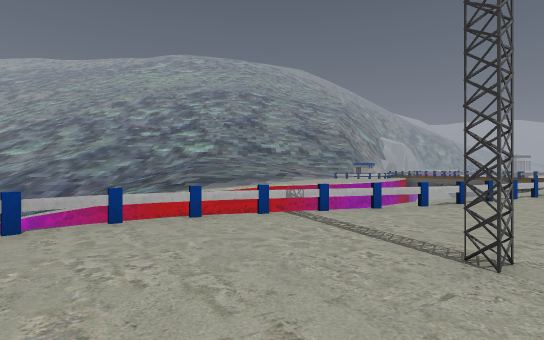
View 1 (above)

24 first-person views from a walk through a Godot game level. The camera is 1.5 m above the floor, looks level and sees 80° across. The floor is counted in squares, 2 m on a side. Each view is taken from the middle of a square. On the plan, view 1 faces up. The plan holds only what a view shows up to about 11 squares ahead; the rest is blank. The place goes on beyond the plan. Some surface patterns are stand-ins.

View 2
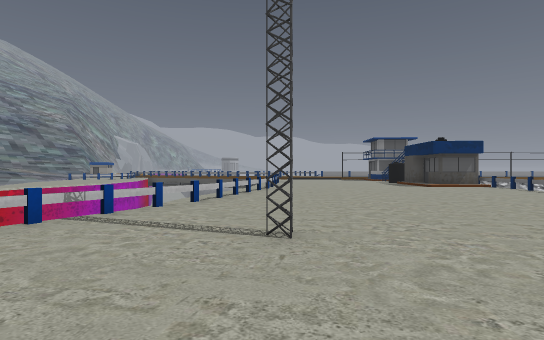

View 3
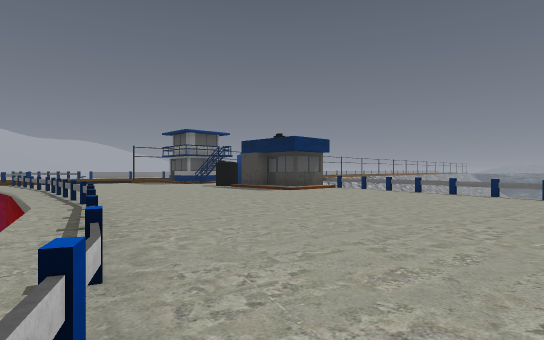

View 4
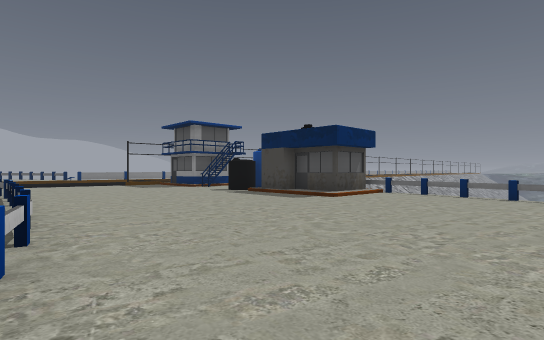

View 5
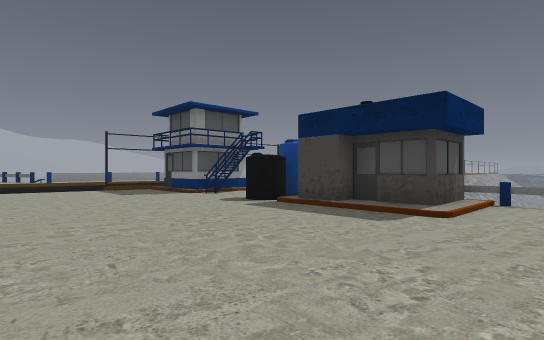

View 6
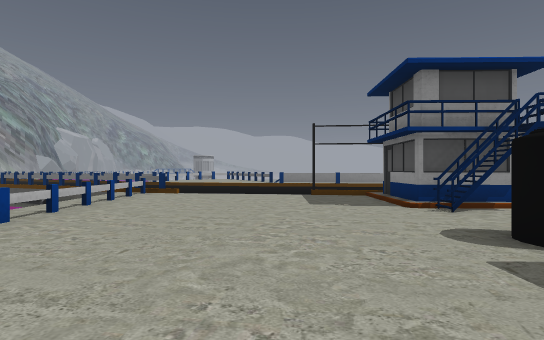

View 7
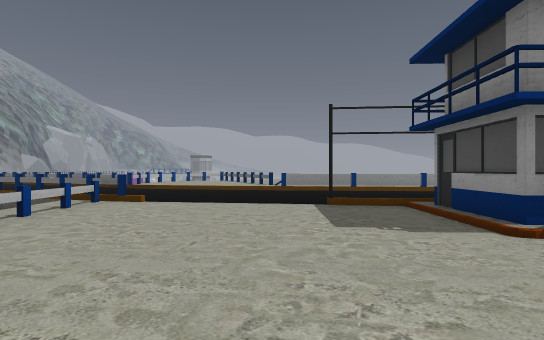

View 8
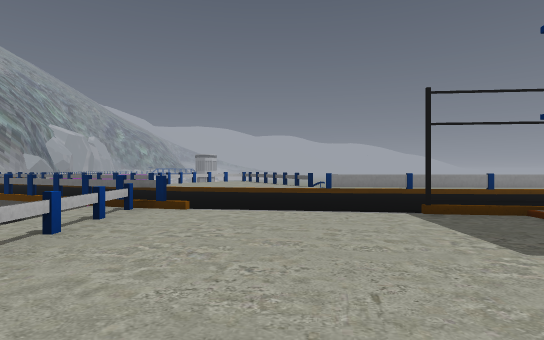

View 9
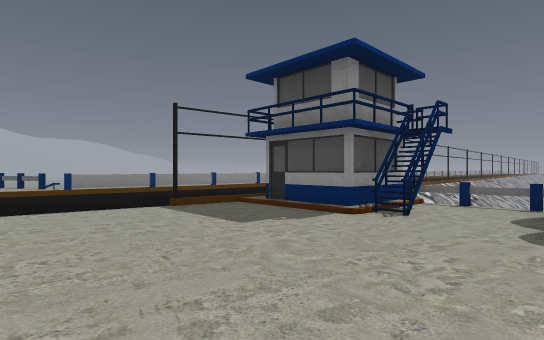

View 10
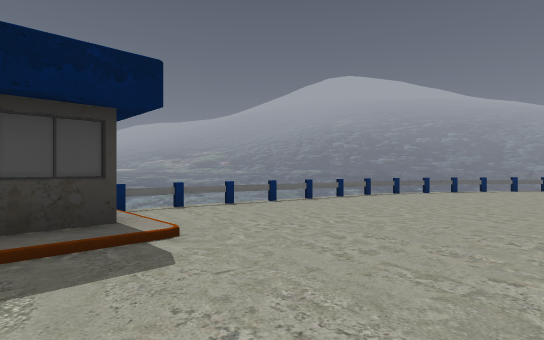

View 11
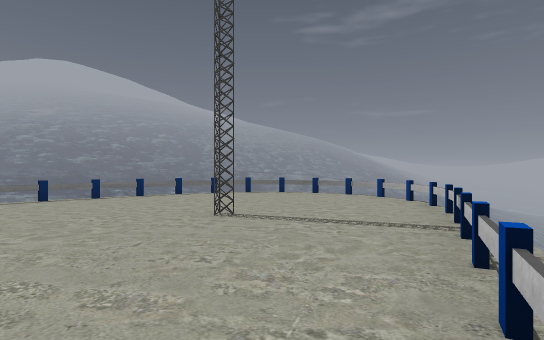

View 12
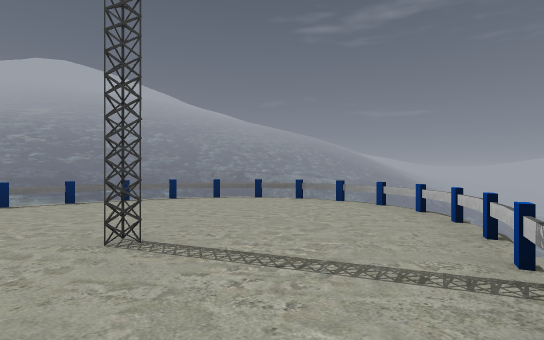

View 13
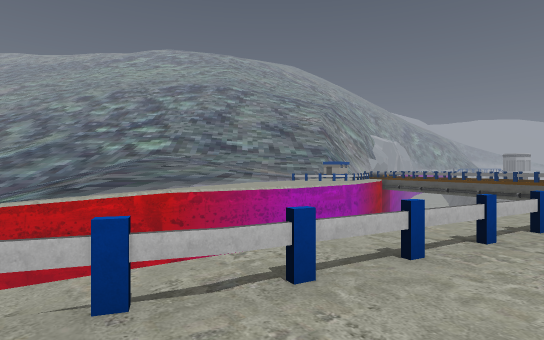

View 14
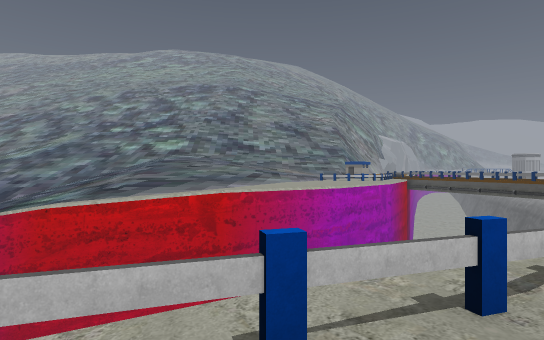

View 15
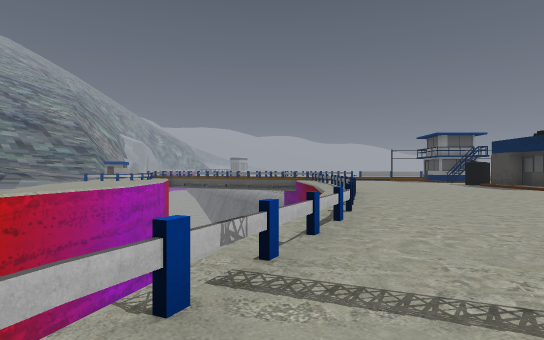

View 16
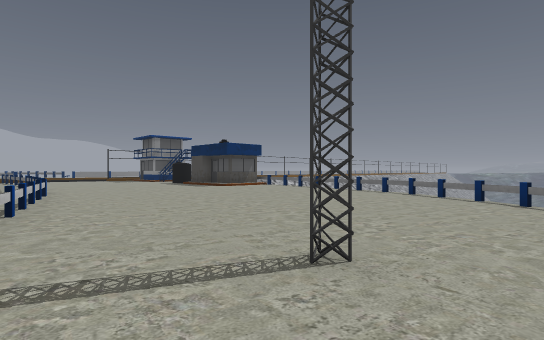

View 17
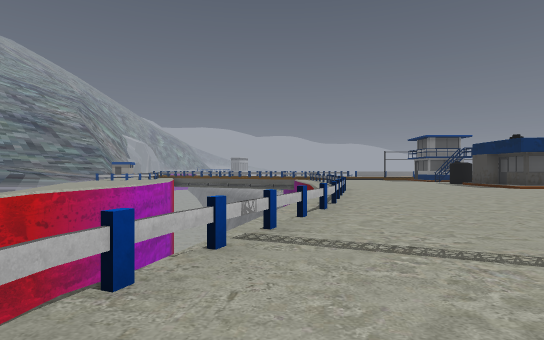

View 18
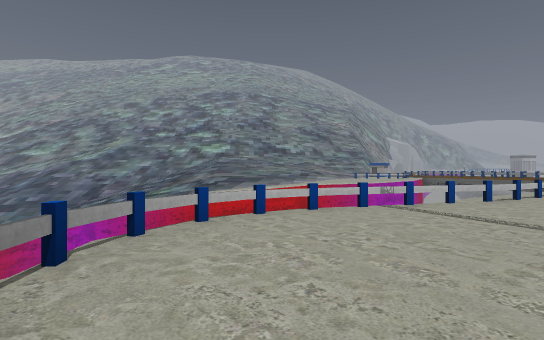

View 19
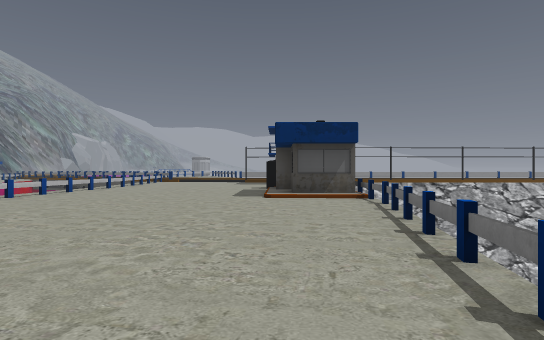

View 20
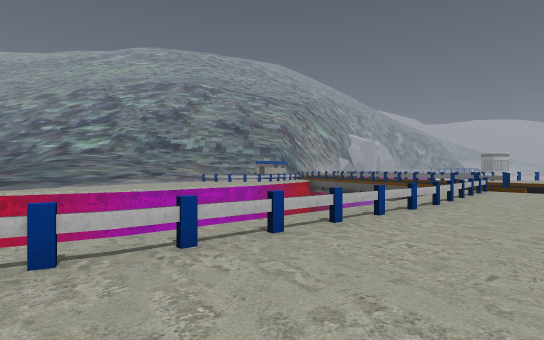

View 21
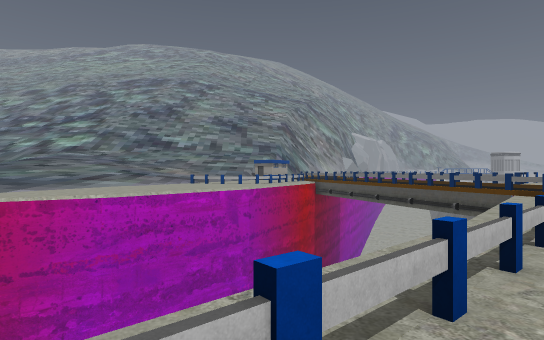

View 22
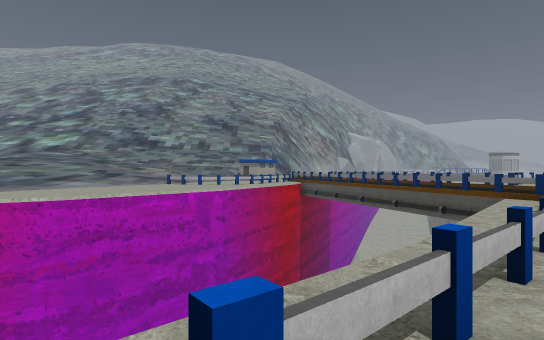

View 23
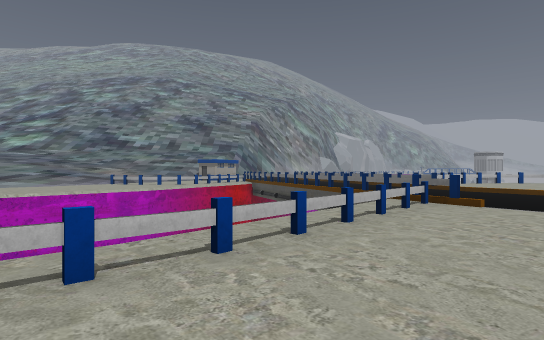

View 24
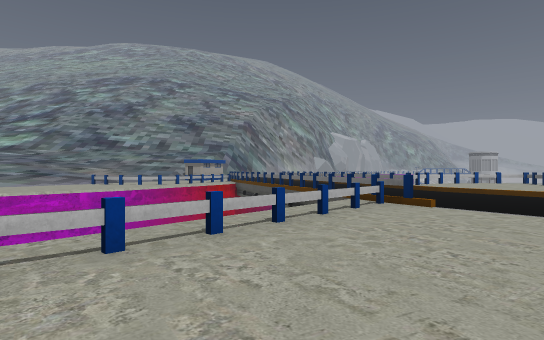

### Floor plan
Key: @ floor where view 1 was taken; # wall or solid block; x gap in a wall; . main floor; - floor 0.75 m lower than the main floor; / step, stairs or slope; = window, fence, low wall or low ledge; ^ raised ledge; v drop or lower ground; T thing the floor can be seen under or through.
Columns run from 5 left of view 1 to 28 right of it. Each row starts with its distance up from view 1.
 22        .....v        x  .....
 21        ....v         v  ..... =
 20        ....v          # ......=
 19         .v           vv ......v
 18       .v             .=#.....=#
 17     vvv             v=........=
 16 vv                 v=.........##
 15                   v=...........##
 14                  v=.......T.....=#
 13                vv=.........T.....=
 12               vv=.........#T
 11              v.=.........##
 10             v==..........##
  9           v.=............###
  8        vvv==..........##..=
  7     vvv.==...........####=
  6     -==..............#
  5   #=................##
  4   =..................#
  3  /.....#.............=
  2  =..................^
  1  =................^^
  0  =...@..........=^
 -1   ^............=^
 -2    ===.....==^=
 -3       =^^^

Positions as (right, up) in squares from view 1, and headings:
1: (0, 0), facing up
2: (-1, 0), facing up-right
3: (2, 6), facing right
4: (5, 7), facing right
5: (9, 8), facing right
6: (13, 8), facing up-right
7: (15, 10), facing up-right
8: (15, 12), facing up-right
9: (14, 12), facing right
10: (13, 9), facing down
11: (5, 7), facing down-left
12: (3, 6), facing down-left
13: (4, 5), facing up
14: (2, 5), facing up
15: (-1, 4), facing up-right
16: (-1, 3), facing right
17: (-2, 3), facing up-right
18: (-2, -1), facing up
19: (8, -1), facing up-right
20: (10, 7), facing up
21: (10, 10), facing up
22: (11, 11), facing up
23: (14, 11), facing up
24: (15, 11), facing up
